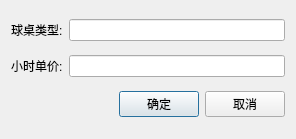
<?xml version="1.0" encoding="UTF-8"?>
<ui version="4.0">
 <class>GuiAddBilliardsType</class>
 <widget class="QDialog" name="GuiAddBilliardsType">
  <property name="geometry">
   <rect>
    <x>0</x>
    <y>0</y>
    <width>296</width>
    <height>139</height>
   </rect>
  </property>
  <property name="windowTitle">
   <string>GuiAddBilliardsType</string>
  </property>
  <layout class="QVBoxLayout" name="verticalLayout">
   <item>
    <layout class="QHBoxLayout" name="horizontalLayout">
     <item>
      <widget class="QLabel" name="label">
       <property name="text">
        <string>球桌类型:</string>
       </property>
      </widget>
     </item>
     <item>
      <widget class="QLineEdit" name="lineEditBilliardsTypeName"/>
     </item>
    </layout>
   </item>
   <item>
    <layout class="QHBoxLayout" name="horizontalLayout_2">
     <item>
      <widget class="QLabel" name="label_2">
       <property name="text">
        <string>小时单价:</string>
       </property>
      </widget>
     </item>
     <item>
      <widget class="QLineEdit" name="lineEditPerPrice"/>
     </item>
    </layout>
   </item>
   <item>
    <layout class="QHBoxLayout" name="horizontalLayout_3">
     <item>
      <spacer name="horizontalSpacer">
       <property name="orientation">
        <enum>Qt::Horizontal</enum>
       </property>
       <property name="sizeHint" stdset="0">
        <size>
         <width>40</width>
         <height>20</height>
        </size>
       </property>
      </spacer>
     </item>
     <item>
      <widget class="QPushButton" name="pushButtonOk">
       <property name="text">
        <string>确定</string>
       </property>
      </widget>
     </item>
     <item>
      <widget class="QPushButton" name="pushButtonCancel">
       <property name="text">
        <string>取消</string>
       </property>
      </widget>
     </item>
    </layout>
   </item>
  </layout>
 </widget>
 <layoutdefault spacing="6" margin="11"/>
 <resources/>
 <connections/>
</ui>
